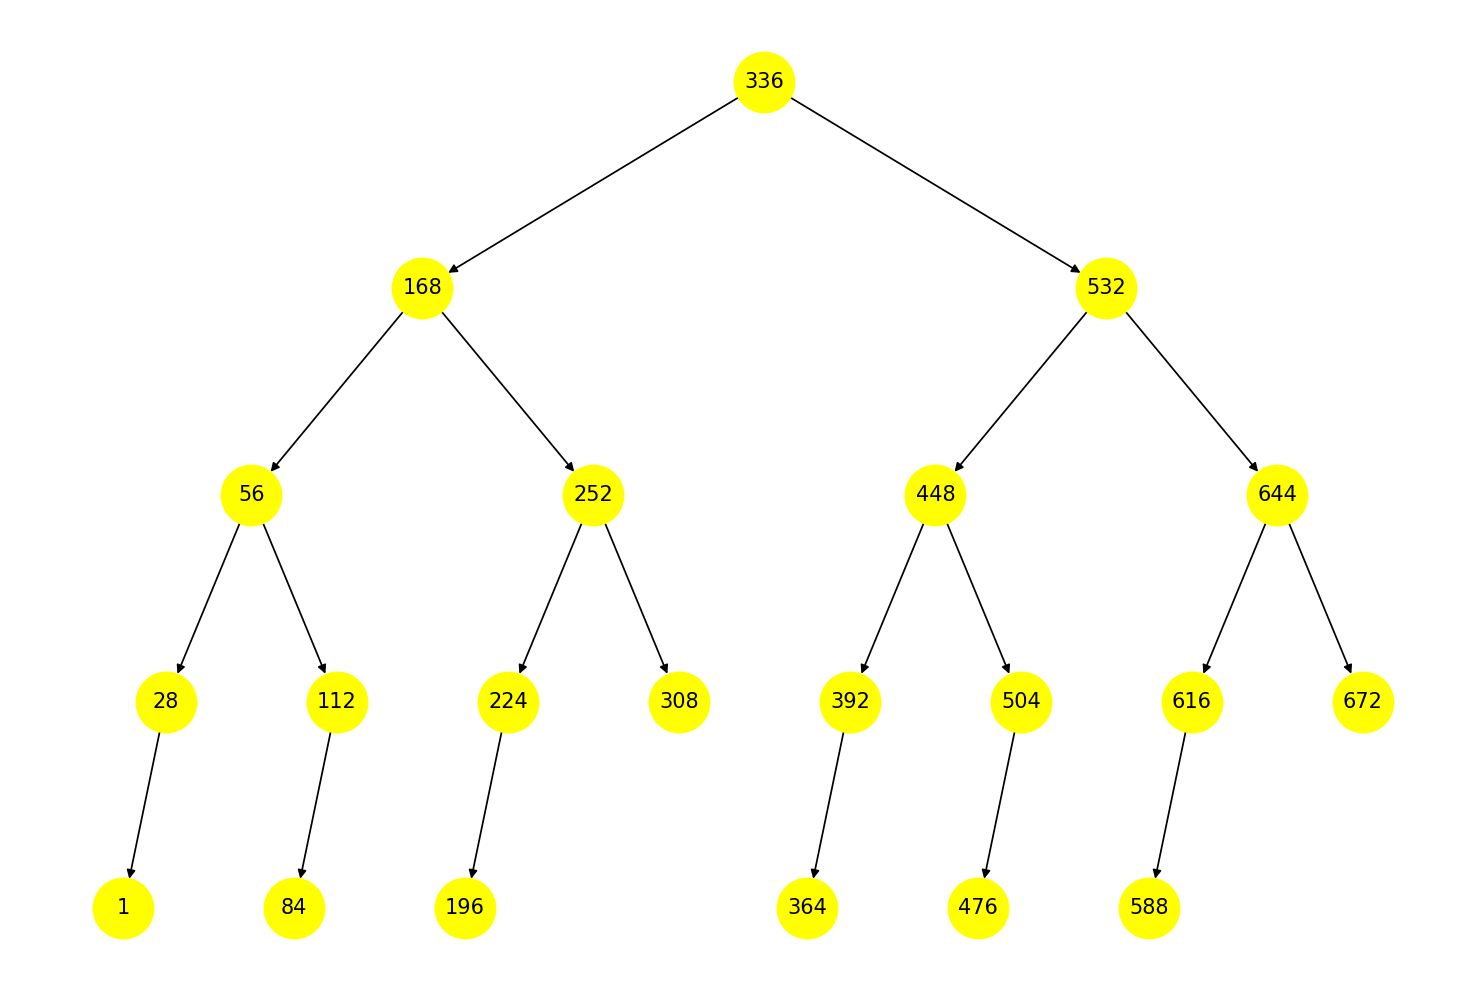

This chart was generated by the following Python code:
import matplotlib.pyplot as plt
import networkx as nx

class Node:
    def __init__(self, data):
        self.left = self.right = None
        self.data = data

class Tree:

    def __find(self, node, parent, value):
        if node is None:
            return None, parent, False

        if value == node.data:
            return node, parent, True

        if value < node.data:
            if node.left:
                return self.__find(node.left, parent, value)

        if value > node.data:
            if node.right:
                return self.__find(node.right, parent, value)

        return node, parent, False
    
    def __init__(self):
        self.root = None
    
    def plot_tree(self):
        def edges(graph, node, pos, x = 0, y = 0, level = 1, dx = 10):
            if node is not None:
                graph.add_node(node.data, pos=(x, y))
                if node.left:
                    graph.add_edge(node.data, node.left.data)
                    edges(graph, node.left, pos, x - dx / (2 ** level), y - 2, level + 1, dx)
                if node.right:
                    graph.add_edge(node.data, node.right.data)
                    edges(graph, node.right, pos, x + dx /(2 ** level), y - 2, level + 1, dx)

        di_graph = nx.DiGraph()
        position = {}
        if self.root:
            edges(di_graph, self.root, position)

        position = nx.get_node_attributes(di_graph, 'pos')

        plt.figure(figsize=(12, 8))
        nx.draw(di_graph, position, with_labels = True, node_size = 1200, node_color = "yellow",)
        plt.show()

    def balanced_tree(self, values):
        def tree(values):
            if not values:
                return None
            mid = len(values) // 2
            root = Node(values[mid])
            root.left = tree(values[:mid])
            root.right = tree(values[mid + 1:])
            return root
        self.root = tree(sorted(values))


    def wide_tree(self, node):
        if node is None:
            return
        vertex = [node]
        while vertex:
            vertex_array = []
            for node in vertex:
                if node.left:
                    vertex_array += [node.left]
                if node.right:
                    vertex_array += [node.right]
            vertex = vertex_array

    def append(self, obj):
        if self.root is None:
            self.root = obj
            return obj

        node, parent, flag = self.__find(self.root, None, obj.data)

        if not flag and node:
            if obj.data < node.data:
                node.left = obj
            else:
                node.right = obj

        return obj

x = 23
a_0 = 1

tree = Tree()
current_value = a_0
seen_values = set()

while current_value not in seen_values:
    seen_values.add(current_value)
    current_value = (current_value * (x + 5)) % 700

tree = Tree()
tree.balanced_tree(list(seen_values))
tree.wide_tree(tree.root)
tree.plot_tree()
